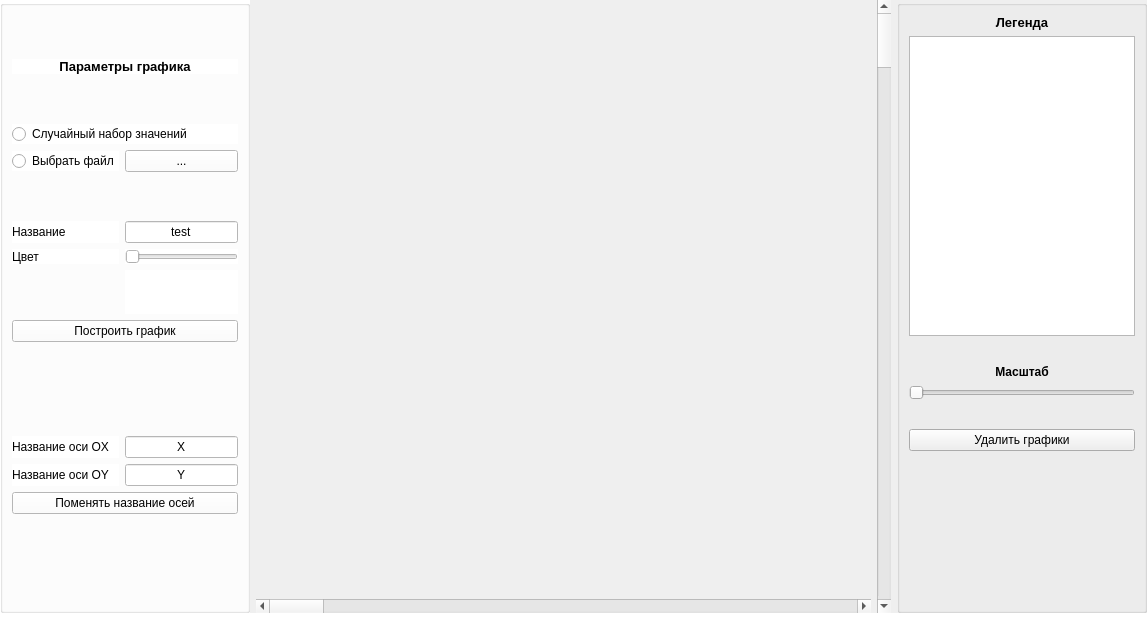
<?xml version="1.0" encoding="UTF-8"?>
<ui version="4.0">
 <class>MainWindow</class>
 <widget class="QMainWindow" name="MainWindow">
  <property name="geometry">
   <rect>
    <x>0</x>
    <y>0</y>
    <width>1147</width>
    <height>635</height>
   </rect>
  </property>
  <property name="windowTitle">
   <string>MainWindow</string>
  </property>
  <widget class="QWidget" name="centralwidget">
   <layout class="QGridLayout" name="gridLayout">
    <property name="leftMargin">
     <number>0</number>
    </property>
    <property name="topMargin">
     <number>0</number>
    </property>
    <property name="rightMargin">
     <number>0</number>
    </property>
    <property name="bottomMargin">
     <number>0</number>
    </property>
    <item row="1" column="5">
     <layout class="QGridLayout" name="gridLayout_3">
      <property name="spacing">
       <number>0</number>
      </property>
      <item row="2" column="0">
       <widget class="QScrollBar" name="horizontalScrollBar">
        <property name="orientation">
         <enum>Qt::Horizontal</enum>
        </property>
       </widget>
      </item>
      <item row="1" column="0">
       <spacer name="verticalSpacer">
        <property name="orientation">
         <enum>Qt::Vertical</enum>
        </property>
        <property name="sizeHint" stdset="0">
         <size>
          <width>20</width>
          <height>40</height>
         </size>
        </property>
       </spacer>
      </item>
      <item row="0" column="0">
       <spacer name="horizontalSpacer">
        <property name="orientation">
         <enum>Qt::Horizontal</enum>
        </property>
        <property name="sizeType">
         <enum>QSizePolicy::MinimumExpanding</enum>
        </property>
        <property name="sizeHint" stdset="0">
         <size>
          <width>300</width>
          <height>300</height>
         </size>
        </property>
       </spacer>
      </item>
     </layout>
    </item>
    <item row="1" column="7">
     <widget class="QGroupBox" name="groupBox_right">
      <property name="sizePolicy">
       <sizepolicy hsizetype="Fixed" vsizetype="Preferred">
        <horstretch>0</horstretch>
        <verstretch>0</verstretch>
       </sizepolicy>
      </property>
      <property name="minimumSize">
       <size>
        <width>250</width>
        <height>0</height>
       </size>
      </property>
      <property name="maximumSize">
       <size>
        <width>200</width>
        <height>16777215</height>
       </size>
      </property>
      <property name="styleSheet">
       <string notr="true"/>
      </property>
      <property name="title">
       <string/>
      </property>
      <layout class="QVBoxLayout" name="verticalLayout_2">
       <item>
        <widget class="QLabel" name="label_7">
         <property name="font">
          <font>
           <pointsize>10</pointsize>
           <bold>true</bold>
          </font>
         </property>
         <property name="text">
          <string>Легенда</string>
         </property>
         <property name="alignment">
          <set>Qt::AlignCenter</set>
         </property>
        </widget>
       </item>
       <item>
        <widget class="QListWidget" name="listWidget">
         <property name="minimumSize">
          <size>
           <width>0</width>
           <height>300</height>
          </size>
         </property>
         <property name="maximumSize">
          <size>
           <width>300</width>
           <height>16777215</height>
          </size>
         </property>
        </widget>
       </item>
       <item>
        <spacer name="verticalSpacer_4">
         <property name="orientation">
          <enum>Qt::Vertical</enum>
         </property>
         <property name="sizeHint" stdset="0">
          <size>
           <width>20</width>
           <height>40</height>
          </size>
         </property>
        </spacer>
       </item>
       <item>
        <widget class="QLabel" name="label_6">
         <property name="font">
          <font>
           <bold>true</bold>
          </font>
         </property>
         <property name="text">
          <string>Масштаб</string>
         </property>
         <property name="alignment">
          <set>Qt::AlignCenter</set>
         </property>
        </widget>
       </item>
       <item>
        <widget class="QSlider" name="horizontalSlider">
         <property name="orientation">
          <enum>Qt::Horizontal</enum>
         </property>
        </widget>
       </item>
       <item>
        <spacer name="verticalSpacer_3">
         <property name="orientation">
          <enum>Qt::Vertical</enum>
         </property>
         <property name="sizeHint" stdset="0">
          <size>
           <width>20</width>
           <height>40</height>
          </size>
         </property>
        </spacer>
       </item>
       <item>
        <widget class="QPushButton" name="pushButton_4">
         <property name="text">
          <string>Удалить графики</string>
         </property>
        </widget>
       </item>
       <item>
        <spacer name="verticalSpacer_miniMap">
         <property name="orientation">
          <enum>Qt::Vertical</enum>
         </property>
         <property name="sizeType">
          <enum>QSizePolicy::Fixed</enum>
         </property>
         <property name="sizeHint" stdset="0">
          <size>
           <width>150</width>
           <height>150</height>
          </size>
         </property>
        </spacer>
       </item>
      </layout>
     </widget>
    </item>
    <item row="1" column="3">
     <widget class="QGroupBox" name="groupBox">
      <property name="sizePolicy">
       <sizepolicy hsizetype="Fixed" vsizetype="Preferred">
        <horstretch>0</horstretch>
        <verstretch>0</verstretch>
       </sizepolicy>
      </property>
      <property name="minimumSize">
       <size>
        <width>250</width>
        <height>0</height>
       </size>
      </property>
      <property name="maximumSize">
       <size>
        <width>250</width>
        <height>16777215</height>
       </size>
      </property>
      <property name="styleSheet">
       <string notr="true">background: rgb(255, 255, 255)</string>
      </property>
      <property name="title">
       <string/>
      </property>
      <layout class="QGridLayout" name="gridLayout_2">
       <item row="16" column="1">
        <widget class="QLineEdit" name="lineEdit_2">
         <property name="text">
          <string>X</string>
         </property>
         <property name="alignment">
          <set>Qt::AlignCenter</set>
         </property>
        </widget>
       </item>
       <item row="21" column="0">
        <spacer name="verticalSpacer_10">
         <property name="orientation">
          <enum>Qt::Vertical</enum>
         </property>
         <property name="sizeHint" stdset="0">
          <size>
           <width>20</width>
           <height>40</height>
          </size>
         </property>
        </spacer>
       </item>
       <item row="17" column="0">
        <widget class="QLabel" name="label_5">
         <property name="text">
          <string>Название оси OY</string>
         </property>
        </widget>
       </item>
       <item row="15" column="0">
        <spacer name="verticalSpacer_5">
         <property name="orientation">
          <enum>Qt::Vertical</enum>
         </property>
         <property name="sizeHint" stdset="0">
          <size>
           <width>20</width>
           <height>40</height>
          </size>
         </property>
        </spacer>
       </item>
       <item row="22" column="0">
        <spacer name="verticalSpacer_9">
         <property name="orientation">
          <enum>Qt::Vertical</enum>
         </property>
         <property name="sizeHint" stdset="0">
          <size>
           <width>20</width>
           <height>40</height>
          </size>
         </property>
        </spacer>
       </item>
       <item row="13" column="0" colspan="2">
        <widget class="QPushButton" name="pushButton_2">
         <property name="text">
          <string>Построить график</string>
         </property>
        </widget>
       </item>
       <item row="8" column="0">
        <widget class="QLabel" name="label_3">
         <property name="text">
          <string>Цвет</string>
         </property>
        </widget>
       </item>
       <item row="6" column="1">
        <widget class="QLineEdit" name="lineEdit">
         <property name="text">
          <string>test</string>
         </property>
         <property name="alignment">
          <set>Qt::AlignCenter</set>
         </property>
        </widget>
       </item>
       <item row="5" column="0">
        <spacer name="verticalSpacer_6">
         <property name="orientation">
          <enum>Qt::Vertical</enum>
         </property>
         <property name="sizeHint" stdset="0">
          <size>
           <width>20</width>
           <height>40</height>
          </size>
         </property>
        </spacer>
       </item>
       <item row="1" column="0" colspan="2">
        <widget class="QLabel" name="label_2">
         <property name="font">
          <font>
           <pointsize>10</pointsize>
           <bold>true</bold>
          </font>
         </property>
         <property name="text">
          <string>Параметры графика</string>
         </property>
         <property name="alignment">
          <set>Qt::AlignCenter</set>
         </property>
        </widget>
       </item>
       <item row="6" column="0">
        <widget class="QLabel" name="label">
         <property name="text">
          <string>Название</string>
         </property>
        </widget>
       </item>
       <item row="16" column="0">
        <widget class="QLabel" name="label_4">
         <property name="text">
          <string>Название оси OX</string>
         </property>
        </widget>
       </item>
       <item row="14" column="0">
        <spacer name="verticalSpacer_11">
         <property name="orientation">
          <enum>Qt::Vertical</enum>
         </property>
         <property name="sizeHint" stdset="0">
          <size>
           <width>20</width>
           <height>40</height>
          </size>
         </property>
        </spacer>
       </item>
       <item row="4" column="1">
        <widget class="QPushButton" name="pushButton">
         <property name="text">
          <string>...</string>
         </property>
        </widget>
       </item>
       <item row="20" column="0" colspan="2">
        <widget class="QPushButton" name="pushButton_3">
         <property name="text">
          <string>Поменять название осей</string>
         </property>
        </widget>
       </item>
       <item row="2" column="0">
        <spacer name="verticalSpacer_7">
         <property name="orientation">
          <enum>Qt::Vertical</enum>
         </property>
         <property name="sizeHint" stdset="0">
          <size>
           <width>20</width>
           <height>40</height>
          </size>
         </property>
        </spacer>
       </item>
       <item row="8" column="1">
        <widget class="QSlider" name="horizontalSlider_2">
         <property name="maximum">
          <number>16777215</number>
         </property>
         <property name="orientation">
          <enum>Qt::Horizontal</enum>
         </property>
        </widget>
       </item>
       <item row="9" column="1">
        <widget class="QWidget" name="widget" native="true"/>
       </item>
       <item row="4" column="0">
        <widget class="QRadioButton" name="radioButton_2">
         <property name="text">
          <string>Выбрать файл</string>
         </property>
        </widget>
       </item>
       <item row="3" column="0" colspan="2">
        <widget class="QRadioButton" name="radioButton">
         <property name="text">
          <string>Случайный набор значений</string>
         </property>
        </widget>
       </item>
       <item row="9" column="0">
        <spacer name="verticalSpacer_8">
         <property name="orientation">
          <enum>Qt::Vertical</enum>
         </property>
         <property name="sizeHint" stdset="0">
          <size>
           <width>20</width>
           <height>40</height>
          </size>
         </property>
        </spacer>
       </item>
       <item row="17" column="1">
        <widget class="QLineEdit" name="lineEdit_3">
         <property name="text">
          <string>Y</string>
         </property>
         <property name="alignment">
          <set>Qt::AlignCenter</set>
         </property>
        </widget>
       </item>
       <item row="0" column="0">
        <spacer name="verticalSpacer_12">
         <property name="orientation">
          <enum>Qt::Vertical</enum>
         </property>
         <property name="sizeHint" stdset="0">
          <size>
           <width>20</width>
           <height>40</height>
          </size>
         </property>
        </spacer>
       </item>
      </layout>
     </widget>
    </item>
    <item row="1" column="6">
     <widget class="QScrollBar" name="verticalScrollBar">
      <property name="enabled">
       <bool>true</bool>
      </property>
      <property name="orientation">
       <enum>Qt::Vertical</enum>
      </property>
     </widget>
    </item>
   </layout>
  </widget>
  <widget class="QMenuBar" name="menubar">
   <property name="geometry">
    <rect>
     <x>0</x>
     <y>0</y>
     <width>1147</width>
     <height>22</height>
    </rect>
   </property>
  </widget>
  <widget class="QStatusBar" name="statusbar">
   <property name="styleSheet">
    <string notr="true">background: rgb(255, 255, 255)</string>
   </property>
  </widget>
 </widget>
 <resources/>
 <connections/>
</ui>
